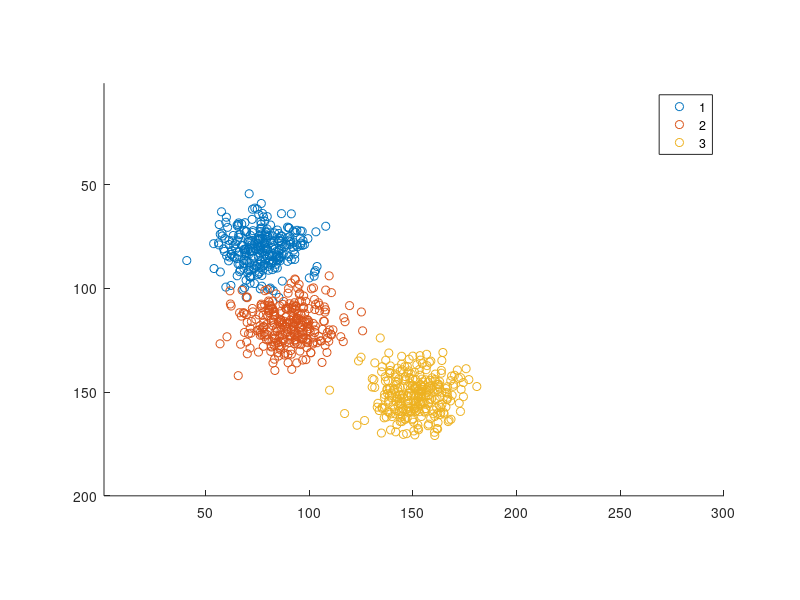

Reproduce this figure in MATLAB. (Note: this script raises an error after producing the figure.)
%% K-means demo
% An example on K-means clustering.
%
% This program demonstrates kmeans clustering.
% It generates an image with random points, then assigns a random number of
% cluster centers and uses kmeans to move those cluster centers to their
% representitive location.
%
% <https://github.com/Itseez/opencv/blob/master/samples/cpp/kmeans.cpp>

%% Initialization

% parameters
MAX_CLUSTERS = 5;
colorTab = [...
    0,   0, 255 ;
    0, 255,   0 ;
  255, 100, 100 ;
  255,   0, 255 ;
    0, 255, 255
];

% image on which to draw points
sz = [200 300];  % height/width, rows/cols
img = zeros([sz, 3], 'uint8');

% seed RNG for reproducible results
rng('default')

%% Data
% choose number of samples and clusters
sampleCount = randi([1 1000]);
clusterCount = min(randi([2 MAX_CLUSTERS]), sampleCount);

%%
% generate random samples from multigaussian distribution
points = zeros([sampleCount,2], 'single');
idx = fix(linspace(1, sampleCount+1, clusterCount+1));
for i=1:numel(idx)-1
    center = [randi([0, sz(2)]) randi([0, sz(1)])];
    sigma = [sz(2) sz(1)].*0.4;
    points(idx(i):idx(i+1)-1,:) = mvnrnd(center, sigma, idx(i+1)-idx(i));
end

%%
% show true labels
L = repelem(1:(numel(idx)-1), diff(idx));
gscatter(points(:,1), points(:,2), L)
axis square equal ij
axis([1 sz(2) 1 sz(1)])
snapnow

%% Clustering
% shuffle points
points = points(randperm(sampleCount),:);

%%
% cluster points
[labels,centers] = cv.kmeans(points, clusterCount, ...
    'Criteria',struct('type','Count+EPS', 'maxCount',10, 'epsilon',0.1), ...
    'Attempts',3, 'Initialization','PP');
display(centers)

%%
% show clusters
img(:) = 0;
for i=1:sampleCount
    clusterIdx = labels(i)+1;
    img = cv.circle(img, points(i,:), 2, ...
        'Color',colorTab(clusterIdx,:), ...
        'Thickness','Filled', 'LineType','AA');
end
imshow(img), title('clusters')
